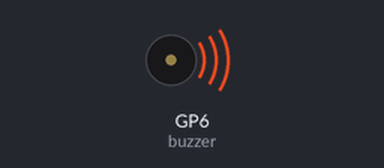
A program run on a simulated Raspberry Pi Pico running MicroPython. On the bench: buzzer (waves = sounding).

Above: at 0.15 s.
At 22.35 s:
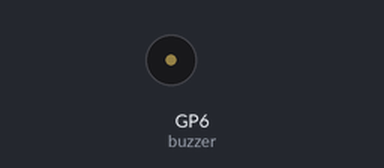
Timing chart, 0 to 23.4 s (numbered marks = the images above):
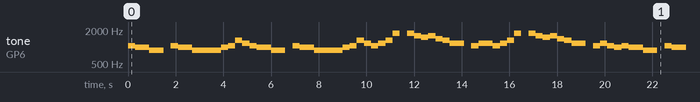

Measured:
- by itself, tone on GP6 (buzzer): plays 1047 Hz for 0.30 s, 988 Hz for 0.60 s, 880 Hz for 0.60 s, 1047 Hz for 0.30 s, 988 Hz for 0.60 s, 880 Hz for 1.2 s … (294 notes in this stretch)

The program:

buzz_song.py
```python
from machine import Pin, PWM
from utime import sleep
buzzer = PWM(Pin(6))
                                # REFER SONGS TONES IN KEYSPEAKS_WEB
tones = {
"B0": 31,
"C1": 33,
"CS1": 35,
"D1": 37,
"DS1": 39,
"E1": 41,
"F1": 44,
"FS1": 46,
"G1": 49,
"GS1": 52,
"A1": 55,
"AS1": 58,
"B1": 62,
"C2": 65,
"CS2": 69,
"D2": 73,
"DS2": 78,
"E2": 82,
"F2": 87,
"FS2": 93,
"G2": 98,
"GS2": 104,
"A2": 110,
"AS2": 117,
"B2": 123,
"C3": 131,
"CS3": 139,
"D3": 147,
"DS3": 156,
"E3": 165,
"F3": 175,
"FS3": 185,
"G3": 196,
"GS3": 208,
"A3": 220,
"AS3": 233,
"B3": 247,
"C4": 262,
"CS4": 277,
"D4": 294,
"DS4": 311,
"E4": 330,
"F4": 349,
"FS4": 370,
"G4": 392,
"GS4": 415,
"A4": 440,
"AS4": 466,
"B4": 494,
"C5": 523,
"CS5": 554,
"D5": 587,
"DS5": 622,
"E5": 659,
"F5": 698,
"FS5": 740,
"G5": 784,
"GS5": 831,
"A5": 880,
"AS5": 932,
"B5": 988,
"C6": 1047,
"CS6": 1109,
"D6": 1175,
"DS6": 1245,
"E6": 1319,
"F6": 1397,
"FS6": 1480,
"G6": 1568,
"GS6": 1661,
"A6": 1760,
"AS6": 1865,
"B6": 1976,
"C7": 2093,
"CS7": 2217,
"D7": 2349,
"DS7": 2489,
"E7": 2637,
"F7": 2794,
"FS7": 2960,
"G7": 3136,
"GS7": 3322,
"A7": 3520,
"AS7": 3729,
"B7": 3951,
"C8": 4186,
"CS8": 4435,
"D8": 4699,
"DS8": 4978
}

song = [
    "C6", "B5", "B5", "A5", "A5", "P", "C6", "B5", "B5", "A5", "A5",
    "A5", "A5", "B5", "C6", "E6", "D6",

    "C6", "B5", "B5", "A5", "A5", "P", "C6", "B5", "B5", "A5", "A5",
    "A5", "A5", "B5", "C6", "E6", "D6",

    "C6", "D6", "E6", "A6", "P", "A6", "G6", "FS6", "G6",
    "F6", "E6", "D6", "D6", "P", "C6", "D6", "D6",

    "C6", "D6", "E6", "A6", "P", "A6", "G6", "FS6", "G6",
    "F6", "E6", "D6", "D6", "P", "C6", "D6", "C6", "B5",

    "C6", "B5", "B5", "A5", "A5", "P", "C6", "B5", "B5", "A5", "A5",
    "A5", "A5", "B5", "C6", "E6", "D6", "D6",

    "C6", "B5", "B5", "A5", "A5", "P", "C6", "B5", "B5", "A5", "A5",
    "A5", "A5", "B5", "C6", "E6", "D6", "D6", "P", "C6", "B5", "A5",

    "A5", "GS5", "A5", "B5", "A5", "G5", "F5", "E5",
    "C6", "B5", "A5"
]


def playtone(frequency):
    buzzer.duty_u16(50000)
    buzzer.freq(frequency)

def bequiet():
    buzzer.duty_u16(0)

def playsong(mysong):
    for i in range(len(mysong)):
        if (mysong[i] == "P"):
            bequiet()
        else:
            playtone(tones[mysong[i]])
        sleep(0.3)
    bequiet()
while(1):
    playsong(song)
    
```
